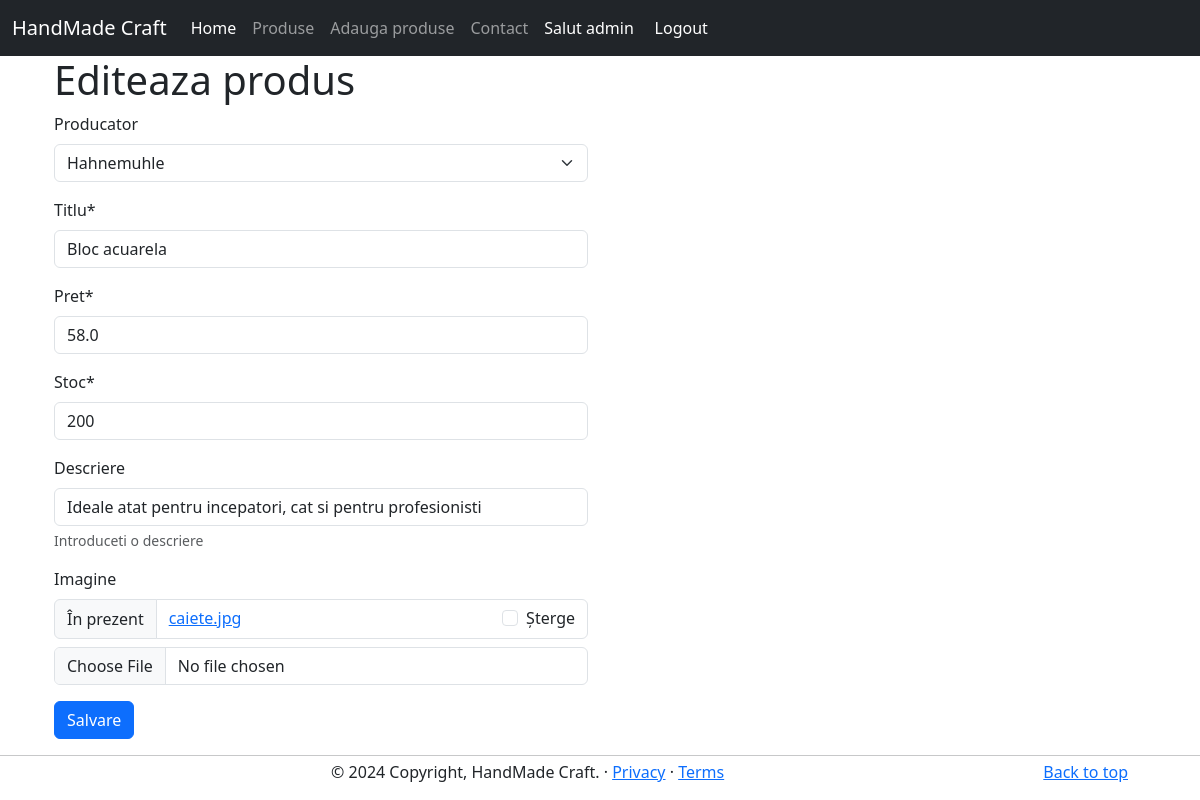
The app's page /produs/edit/19/ (signed in) with its own data.
### app/models.py (models this page shows, shortened)
class Produs(models.Model):
    producator = models.ForeignKey(Producator, null=True, blank = True, on_delete=models.CASCADE)
    titlu = models.CharField(max_length=50) #unique=True - daca vrem sa nu avem dubluri la nume
    pret = models.FloatField(db_index = True)
    stoc = models.IntegerField(default=0)
    descriere = models.CharField(max_length=1024, null=True, blank=True, help_text="Introduceti o descriere" )
    imagine = models.FileField(null=True, blank=True)
    created = models.DateTimeField(auto_now_add=True)
    updated = models.DateTimeField(auto_now=True)
    class Meta:
        verbose_name_plural = "Produs"

### app/views.py (the view)
# urls.py: path("produs/edit/<int:produs_id>/", views.editare_produs, name="edit-produs"),
@is_staff
def editare_produs(request, produs_id):
    produs = get_object_or_404(Produs, id=produs_id)
    formular = ProdusForm(instance=produs)
    if request.method == "POST":
        formular = ProdusForm(request.POST, instance=produs)
        if formular.is_valid():
            formular.save()
            return redirect(reverse("pagina-produse"))
    return render(request, "editare_produs.html", {"form": formular})

### app/forms.py
class ProdusForm(forms.ModelForm):
    class Meta:
        model = Produs
        fields = "__all__"
        widgets = {
            "descriere": TinyMCE()
        }

### app/models.py (called while the page is built)
    def __str__(self):
        return f"{self.nume}"

### app/templates/editare_produs.html (shortened to what this page needs)
{% extends "base.html" %}
{% block body %}
{% load crispy_forms_tags %}
<div class="container">
    <div class="row ">
        <div class="col-md-6">
            <h1>Editeaza produs</h1>
                <form method="POST">
                    {{ form|crispy }}
                    <input type="submit" class="btn btn-primary" value="Salvare" />
                </form>
        </div>
    </div>
</div>
{% endblock body %}

### app/templates/base.html (shortened to what this page needs)
<!Doctype html>
<html>
    <head>
        <link rel="stylesheet" href="https://cdn.jsdelivr.net/npm/bootstrap-icons@1.3.0/font/bootstrap-icons.css">
        <link href="https://cdn.jsdelivr.net/npm/bootstrap@5.3.2/dist/css/bootstrap.min.css" rel="stylesheet">
    </head>
    <body>
        <header data-bs-theme="dark">
            <nav class="navbar navbar-expand-md navbar-dark fixed-top bg-dark">
              <div class="container-fluid">
                <a class="navbar-brand" href="#">HandMade Craft</a>
                <div class="collapse navbar-collapse" id="navbarCollapse">
                  <ul class="navbar-nav me-auto mb-2 mb-md-0">
                    <li class="nav-item">
                      <a class="nav-link active" aria-current="page" href="{% url 'home' %}">Home</a>
                    </li>
                    <li class="nav-item">
                      <a class="nav-link" href="{% url 'pagina-produse' %}">Produse</a>
                    </li>
                    {% if request.user.is_staff %}
                    <li class="nav-item" >
                      <a class="nav-link" href="{% url 'adauga-produs' %}">Adauga produse</a>
                    </li>
                    {% endif%}
                    <li class="nav-item">
                      <a class="nav-link" aria-current="page" href="{% url 'contact' %}">Contact</a>
                    </li>
                    <li class="nav-item">
                     {% if request.user.is_authenticated %}
                       <a class="nav-link active" aria-current="page" href="{% url 'logout' %}">Salut {{ request.user.username}} &nbsp;&nbsp;&nbsp; Logout</a>
                     {% else %}
                       <a class="nav-link active" aria-current="page" href="{% url 'login' %}">Login</a>
                     {% endif%}
                  </li>
                  </ul>
                </div>
              </div>
            </nav>
          </header>
        <div class="container">
          <h1> HandMade Craft </h1>
        {% block body %}
        {% endblock body %}
        </div>
        <hr class="featurette-divider">
        <footer class="container" style = "bottom:0 !important; position: fixed; text-align:center;" >
            <p class="float-end"><a href="#">Back to top</a></p>
            <p>&copy; 2024 Copyright, HandMade Craft. &middot; <a href="#">Privacy</a> &middot; <a href="#">Terms</a></p>
          </footer>
    </body>
</html>

### records on screen
Produs: producator "Hahnemuhle", titlu "Bloc acuarela", pret "58.0", stoc "200", descriere "Ideale atat pentru incepatori, cat si pentru profesionisti"

### other values on screen
{{ request.user.username }} "admin"
